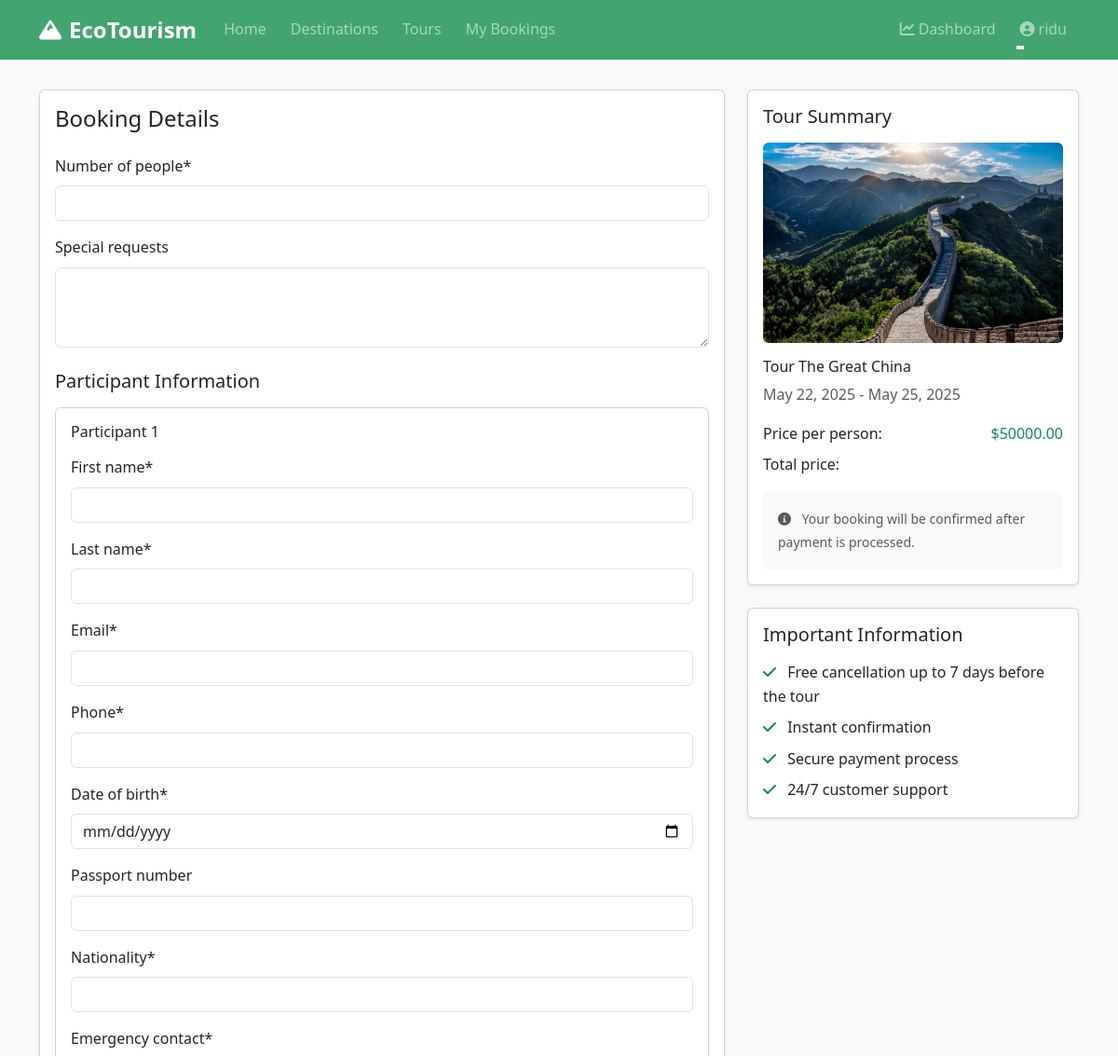
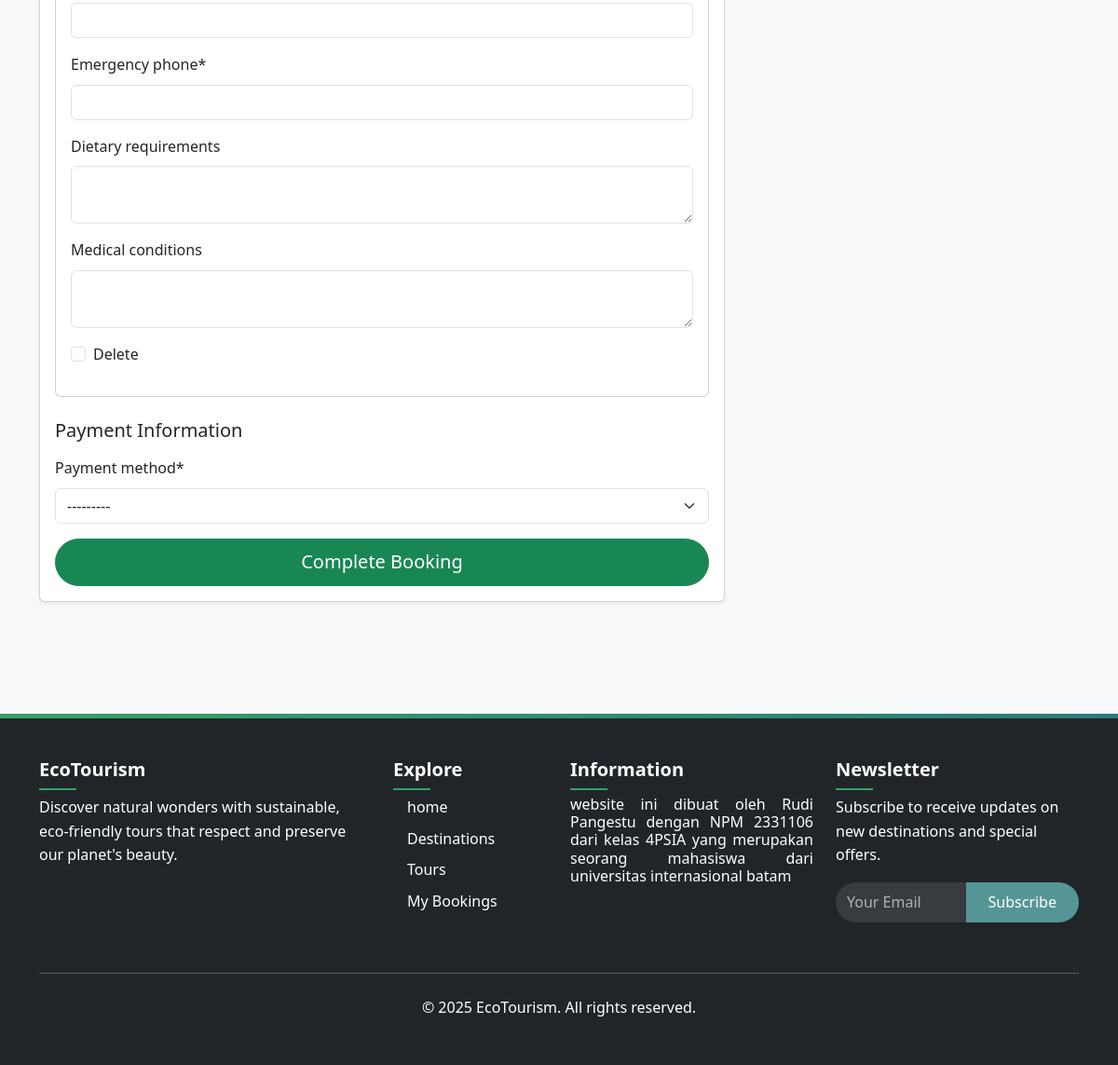
The page /bookings/create/7/ (signed in) on the database its author committed (2 pictures, top to bottom).
### tours/models.py (models this page shows, shortened)
class Tour(models.Model):
    DIFFICULTY_CHOICES = (
        ('easy', 'Easy'),
        ('moderate', 'Moderate'),
        ('challenging', 'Challenging'),
        ('difficult', 'Difficult'),
    )
    name = models.CharField(max_length=255)
    slug = models.SlugField(unique=True, max_length=255)
    category = models.ForeignKey(TourCategory, on_delete=models.CASCADE, related_name='tours')
    destinations = models.ManyToManyField(Destination, related_name='tours')
    description = models.TextField()
    itinerary = models.TextField()
    duration = models.PositiveIntegerField(help_text="Duration in days")
    group_size = models.PositiveIntegerField(help_text="Maximum group size")
    difficulty = models.CharField(max_length=20, choices=DIFFICULTY_CHOICES)
    price = models.DecimalField(max_digits=10, decimal_places=2)
    discount_price = models.DecimalField(max_digits=10, decimal_places=2, null=True, blank=True)
    included = models.TextField(help_text="What's included in the tour")
    not_included = models.TextField(help_text="What's not included in the tour")
    featured_image = models.ImageField(upload_to='tours/')
    created_at = models.DateTimeField(auto_now_add=True)
    updated_at = models.DateTimeField(auto_now=True)
    is_active = models.BooleanField(default=True)
    is_featured = models.BooleanField(default=False)
    class Meta:
        ordering = ['-is_featured', 'name']

class TourDate(models.Model):
    tour = models.ForeignKey(Tour, on_delete=models.CASCADE, related_name='dates')
    start_date = models.DateField()
    end_date = models.DateField()
    price = models.DecimalField(max_digits=10, decimal_places=2, help_text="Price for this specific date")
    available_spots = models.PositiveIntegerField()
    is_guaranteed = models.BooleanField(default=False, help_text="Whether the departure is guaranteed")
    class Meta:
        ordering = ['start_date']

### bookings/views.py (the view)
# urls.py: path('create/<int:tour_date_id>/', views.booking_create, name='booking_create'),
@login_required
def booking_create(request, tour_date_id):
    tour_date = get_object_or_404(TourDate, id=tour_date_id)
    tour = tour_date.tour
    if request.method == 'POST':
        form = BookingForm(request.POST)
        participant_formset = ParticipantFormSet(request.POST)
        payment_form = PaymentForm(request.POST)
        if form.is_valid() and participant_formset.is_valid() and payment_form.is_valid():
            booking = form.save(commit=False)
            booking.user = request.user
            booking.tour = tour
            booking.tour_date = tour_date
            booking.total_price = tour_date.price * booking.number_of_people
            booking.save()
            participants = participant_formset.save(commit=False)
            for participant in participants:
                participant.booking = booking
                participant.save()
            payment = payment_form.save(commit=False)
            payment.booking = booking
            payment.amount = booking.total_price
            import uuid
            payment.transaction_id = str(uuid.uuid4())
            payment.save()
            tour_date.available_spots -= booking.number_of_people
            tour_date.save()
            messages.success(request, 'Booking created successfully!')
            return redirect('booking_detail', booking_id=booking.id)
    else:
        form = BookingForm(initial={'tour': tour, 'tour_date': tour_date})
        participant_formset = ParticipantFormSet()
        payment_form = PaymentForm()
    return render(request, 'bookings/booking_form.html', {
        'form': form,
        'participant_formset': participant_formset,
        'payment_form': payment_form,
        'tour': tour,
        'tour_date': tour_date,
    })

### templates/bookings/booking_form.html (shortened to what this page needs)
{% extends "base.html" %}
{% load crispy_forms_tags %}
{% block content %}
<div class="container py-5">
    <div class="row">
        <div class="col-lg-8">
            <div class="card shadow-sm mb-4">
                <div class="card-body">
                    <h2 class="h4 mb-4">Booking Details</h2>
                    <form method="post">
                        {{ form|crispy }}
                        <h3 class="h5 mt-4 mb-3">Participant Information</h3>
                        <div id="participants-container">
                            {% for form in participant_formset %}
                            <div class="participant-form mb-4">
                                <div class="card">
                                    <div class="card-body">
                                        <h4 class="h6 mb-3">Participant {{ forloop.counter }}</h4>
                                        {{ form|crispy }}
                                    </div>
                                </div>
                            </div>
                            {% endfor %}
                        </div>
                        <h3 class="h5 mb-3">Payment Information</h3>
                        {{ payment_form|crispy }}
                        <div class="d-grid">
                            <button type="submit" class="btn btn-success btn-lg">Complete Booking</button>
                        </div>
                    </form>
                </div>
            </div>
        </div>
        <div class="col-lg-4">
            <div class="card shadow-sm mb-4">
                <div class="card-body">
                    <h3 class="h5 mb-3">Tour Summary</h3>
                    <div class="mb-3">
                        <img src="{{ tour.featured_image.url }}" class="img-fluid rounded" alt="{{ tour.name }}">
                    </div>
                    <h4 class="h6 mb-2">{{ tour.name }}</h4>
                    <p class="text-muted mb-3">
                        {{ tour_date.start_date|date:"F d, Y" }} - {{ tour_date.end_date|date:"F d, Y" }}
                    </p>
                    <div class="d-flex justify-content-between mb-2">
                        <span>Price per person:</span>
                        <span id="tour-price" class="text-success">${{ tour_date.price }}</span>
                    </div>
                    <div class="d-flex justify-content-between mb-3">
                        <span>Total price:</span>
                    </div>
                    <div class="bg-light p-3 rounded">
                        <small class="text-muted">
                            <i class="fas fa-info-circle me-2"></i>
                            Your booking will be confirmed after payment is processed.
                        </small>
                    </div>
                </div>
            </div>
            <div class="card shadow-sm">
                <div class="card-body">
                    <h3 class="h5 mb-3">Important Information</h3>
                    <ul class="list-unstyled mb-0">
                        <li class="mb-2">
                            <i class="fas fa-check text-success me-2"></i>
                            Free cancellation up to 7 days before the tour
                        </li>
                        <li class="mb-2">
                            <i class="fas fa-check text-success me-2"></i>
                            Instant confirmation
                        </li>
                        <li class="mb-2">
                            <i class="fas fa-check text-success me-2"></i>
                            Secure payment process
                        </li>
                        <li>
                            <i class="fas fa-check text-success me-2"></i>
                            24/7 customer support
                        </li>
                    </ul>
                </div>
            </div>
        </div>
    </div>
</div>
{% endblock %}

### templates/base.html (shortened to what this page needs)
{% load static %}
<!DOCTYPE html>
<html lang="en">
<head>
    <link rel="stylesheet" href="https://cdn.jsdelivr.net/npm/bootstrap@5.3.0/dist/css/bootstrap.min.css">
    <link rel="stylesheet" href="https://cdnjs.cloudflare.com/ajax/libs/font-awesome/6.0.0/css/all.min.css">
    <link rel="stylesheet" href="https://cdnjs.cloudflare.com/ajax/libs/animate.css/4.1.1/animate.min.css">
    <link rel="stylesheet" href="{% static 'css/style.css' %}">
</head>
<body>
<header class="kepala mb-5">
    <nav class="navbar navbar-expand-lg navbar-dark fixed-top animate__animated animate__slideInDown animate__faster">
        <div class="container">
            <a class="navbar-brand animate__animated animate__zoomIn" href="{% url 'home' %}">
                <i class="fas fa-mountain me-2"></i>EcoTourism
            </a>
            <div class="collapse navbar-collapse" id="navbarMain">
                <ul class="navbar-nav me-auto">
                    <li class="nav-item">
                        <a class="nav-link" href="{% url 'home' %}">Home</a>
                    </li>
                    <li class="nav-item">
                        <a class="nav-link" href="{% url 'destination_list' %}">Destinations</a>
                    </li>
                    <li class="nav-item">
                        <a class="nav-link" href="{% url 'tour_list' %}">Tours</a>
                    </li>
                    {% if user.is_authenticated %}
                    <li class="nav-item">
                        <a class="nav-link" href="{% url 'booking_list' %}">My Bookings</a>
                    </li>
                    {% endif %}
                </ul>
                <div class="navbar-nav">
                    {% if user.is_authenticated %}
                        {% if user.is_staff %}
                        <a class="nav-link" href="{% url 'dashboard' %}">
                            <i class="fas fa-chart-line me-1"></i>Dashboard
                        </a>
                        {% endif %}
                        <div class="nav-item dropdown">
                            <a class="nav-link dropdown-toggle" href="#" id="userDropdown" role="button" data-bs-toggle="dropdown">
                                <i class="fas fa-user-circle me-1"></i>{{ user.username }}
                            </a>
                        </div>
                    {% endif %}
                </div>
            </div>
        </div>
    </nav>
</header>
    <main style="min-height: 60vh;">
        {% block content %}{% endblock %}
    </main>
    <footer class="bg-dark text-white py-5 mt-5">
        <div class="container">
            <div class="row">
                <div class="col-md-4 mb-4">
                    <h5 class="mb-3">EcoTourism</h5>
                    <p>Discover natural wonders with sustainable, eco-friendly tours that respect and preserve our planet's beauty.</p>
                </div>
                <div class="col-md-2 mb-4">
                    <h5 class="mb-3">Explore</h5>
                    <ul class="list-unstyled">
                        <li class="mb-2"><a href="{% url 'home' %}" class="text-white text-decoration-none">home</a></li>
                        <li class="mb-2"><a href="{% url 'destination_list' %}" class="text-white text-decoration-none">Destinations</a></li>
                        <li class="mb-2"><a href="{% url 'tour_list' %}" class="text-white text-decoration-none">Tours</a></li>
                        <li><a href="{% url 'booking_list' %}" class="text-white text-decoration-none">My Bookings</a></li>
                    </ul>
                </div>
                <div class="col-md-3 mb-4">
                    <h5 class="mb-3">Information</h5>
                    <h6 class="text-justify"> website ini dibuat oleh Rudi Pangestu dengan NPM 2331106 dari kelas 4PSIA yang merupakan seorang mahasiswa dari universitas internasional batam </h6>
                </div>
                <div class="col-md-3">
                    <h5 class="mb-3">Newsletter</h5>
                    <p>Subscribe to receive updates on new destinations and special offers.</p>
                    <form>
                        <div class="input-group mb-3">
                            <input type="email" class="form-control" placeholder="Your Email">
                            <button class="btn btn-primary" type="submit">Subscribe</button>
                        </div>
                    </form>
                </div>
            </div>
            <hr class="my-4">
            <div class="text-center">
                <p class="mb-0">&copy; 2025 EcoTourism. All rights reserved.</p>
            </div>
        </div>
    </footer>
</body>
</html>

### rows shown on the page
Tour: featured_image (picture), name "Tour The Great China"
TourDate: start_date "May 22, 2025", end_date "May 25, 2025", price "50000.00"

### other values the page prints
{{ user.username }} "ridu"
